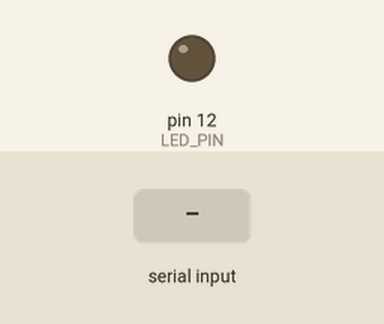
Simulated run of this sketch. Board: Arduino Uno, built with avr-gcc and run on an emulated ATmega328P. Shown: output pins drawn as LEDs (lit = HIGH). The inputs (shaded band) are chosen by the test bench. What the sketch prints to the serial monitor is not drawn.

Above: at 1.2 s.
1.3 s: "1" received over Serial
Timing chart, 0 to 4.3 s (numbered marks = the images above; inputs shaded):
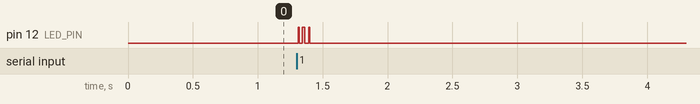

The sketch:

Final_transmitter_code.ino
```cpp
#define LED_PIN 12
#define PERIOD 10

String inp="";
int string_length;

/*
 test message :
 Elon Reeve Musk FRS is an entrepreneur and business magnate.
 He is the founder, CEO, and Chief Engineer at SpaceX; early-stage investor,
 CEO, and Product Architect of Tesla.

 characters : 174
 */

void setup()
{
  pinMode(LED_PIN, OUTPUT);
  Serial.begin(9600);
  Serial.setTimeout(10);
  Serial.println("Hello From Transmitter 2!");
  digitalWrite(LED_PIN, LOW);
}

void loop()
{
  inp="";
  if(Serial.available()){
    inp = Serial.readString();
    sendMessage(inp);

    Serial.println(inp);
    Serial.print("Done");
    Serial.println();
    digitalWrite(LED_PIN, LOW);
  }
}

void sendMessage(String string){
  int string_length = string.length();
  Serial.println("Initiated");
  digitalWrite(LED_PIN, HIGH);
  delay(PERIOD);
  for(int i = 0; i < string_length; i ++)
  {
    send_byte(string[i]);
    if( (i%3==0 and i!=0) or i==2)   wait_time();
  }
  digitalWrite(LED_PIN, LOW);
}

void wait_time(){
  digitalWrite(LED_PIN, LOW);
  delay(PERIOD*10);
  digitalWrite(LED_PIN, HIGH);
  delay(PERIOD);
  return;
}

void send_byte(char my_byte)
{
  String bits = "";
  for (int i = 7; i >= 0; --i) {
        int state = (my_byte & (1 << i))? 1 : 0;
        digitalWrite(LED_PIN, state);
        Serial.print(state);
        delay(PERIOD);
  }
  Serial.print(" -> ");
  Serial.print(my_byte);
  Serial.println();

  return;

  digitalWrite(LED_PIN, HIGH);
  delay(PERIOD);
}
```

Measured:
- after the input at 1.3 s, pin 12 (LED_PIN): alternates HIGH for 0.01 s and LOW for 0.03 s, 6 changes in all, then stays LOW, starting at once
